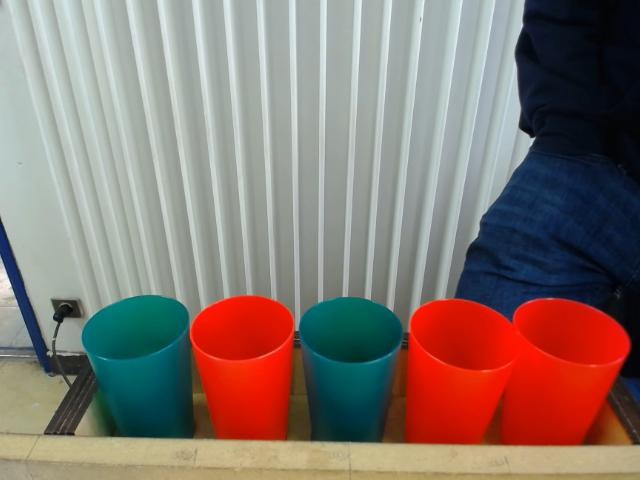
#> input picture test1.jpg, 640 x 480 px, given in place of the camera
$ python main.py
#> lines starting #> are read from the running program, lines starting #| are printed output that depends on the picture; after the words box and inside, x2 and y2 are one past the last pixel; in counts of white or black regions, pixels touching at a corner belong together
#> further down, color is the input picture: shape (480, 640, 3); mean B, G, R 113, 119.5, 134.7
### fonctions.py
import imageio
import time
import cv2
import numpy as np
import copy
from matplotlib import pyplot as plt


def get_sequence(image, side):
    # Renvoie la bande de l'image originelle ou il y a les verres rouges et le masque de verres rouges dans cette bande
    img2, r = get_red_mask(image)

    for q in [0.05, 0.1, 0.2]:
        # Renvoie le mask des verres vert
        opening = get_green_mask(img2)

        # Dilatation du green mask
        kernel = cv2.getStructuringElement(cv2.MORPH_RECT, (1, 500))
        dilatation = cv2.dilate(opening, kernel, iterations=1)

        v = get_final_mask(r, dilatation)
        plt.imshow(v)

        ligne = v[len(v) // 2]

        pattern = get_pattern_1(v, side)

        if pattern_is_valid(pattern, side):
            return pattern

        if not pattern_is_valid(pattern, side):

            pattern = get_pattern_2(v, side)

            if pattern_is_valid(pattern, side):
                return pattern

            if not pattern_is_valid(pattern, side):
                kernel = np.ones((20, 20), np.uint8)
                r = cv2.morphologyEx(r, cv2.MORPH_OPEN, kernel)
                v = get_final_mask(r, opening)

                pattern = get_pattern_2(v, side)
                if pattern_is_valid(pattern, side):
                    return (pattern)

            if not pattern_is_valid(pattern, side):
                ma = 0
                mi = len(ligne)
                for k in range(len(ligne)):
                    if not (ligne[k][0] == 0 and ligne[k][1] == 0 and ligne[k][2] == 0):
                        if (ma < k):
                            ma = k
                        if (mi > k):
                            mi = k
                interval = (ma - mi) // 10
                for j in range(len(v) // 10, len(v), interval):
                    pattern = []
                    ligne = v[j]

                    for k in range(5):

                        if (v[j][mi + interval * (2 * k + 1)][0] == 255):
                            pattern += ['R']
                        if (v[j][mi + interval * (2 * k + 1)][1] == 255):
                            pattern += ['V']

                    if pattern_is_valid(pattern, side):
                        return pattern

    if pattern_is_valid(pattern, side):
        return pattern
    else:
        return 'Echec'


def pattern_is_valid(pattern, side):
    valid_pattern = []
    if (side == 'Y'):
        valid_pattern = [['V', 'R', 'R', 'V', 'R'], ['V', 'R', 'V', 'R', 'R'], ['V', 'V', 'R', 'R', 'R']]
    elif (side == 'B'):
        valid_pattern = [['V', 'R', 'V', 'V', 'R'], ['V', 'V', 'R', 'V', 'R'], ['V', 'V', 'V', 'R', 'R']]
    else:
        print('Side non valide. Codes valides : Y, B')
    if (pattern in valid_pattern):
        return (True)
    else:
        return (False)


def get_red_mask(image):
    max_l = 480
    min_l = 0
    img = copy.deepcopy(image)
    for k in range(image.shape[0]):
        for j in range(image.shape[1]):
            if (image[k][j][0] > image[k][j][1] * 2 and image[k][j][0] > image[k][j][2] * 2):
                img[k][j] = 255
                if (k < max_l):
                    max_l = k
                if (k > min_l):
                    min_l = k
            else:
                img[k][j] = 0
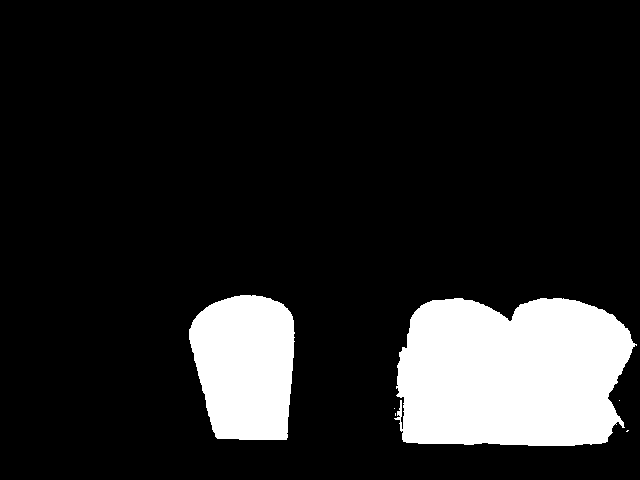
#> img: shape (480, 640, 3); 14.1% white; 6 white regions (4 under 20 px), largest, box (x1, y1, x2, y2) and area: (394, 298, 637, 446) 30466, (189, 295, 295, 440) 12721
#> after the loop, max_l = 295; min_l = 445
    i = copy.deepcopy(image)[max_l:min_l]
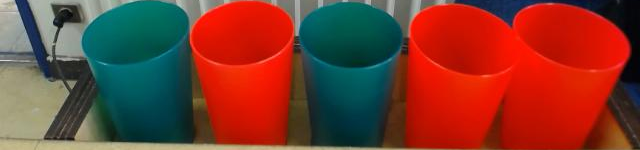
#> i: shape (150, 640, 3); mean R, G, B 124.1, 59.8, 47
    r = img[max_l:min_l]
#> r: shape (150, 640, 3); 44.9% white; 6 white regions (4 under 20 px), largest, box (x1, y1, x2, y2) and area: (394, 3, 637, 150) 30419, (189, 0, 295, 145) 12721
    kernel = np.ones((20, 20), np.uint8)
    r = cv2.morphologyEx(r, cv2.MORPH_OPEN, kernel)
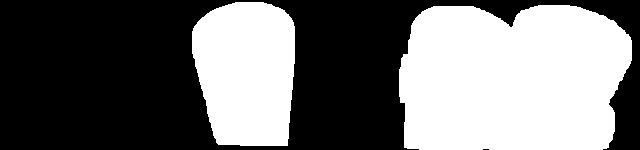
#> r: shape (150, 640, 3); 44.5% white; 2 white regions, box (x1, y1, x2, y2) and area: (399, 5, 632, 150) 30015, (192, 2, 295, 146) 12671
#> the loop in get_sequence, `for q in [0.05, 0.1, 0.2]:` made 1 pass
#> pass 1, in get_green_mask, `opening = cv2.morphologyEx(img2, cv2.MORPH_OPEN, kernel)`:
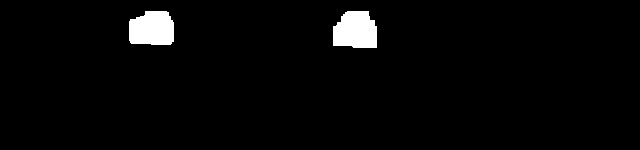
#> opening: shape (150, 640, 3); 2.9% white; 2 white regions, box (x1, y1, x2, y2) and area: (333, 11, 377, 48) 1388, (129, 11, 174, 45) 1350
#> pass 1, in get_sequence, `dilatation = cv2.dilate(opening, kernel, iterations=1)`:
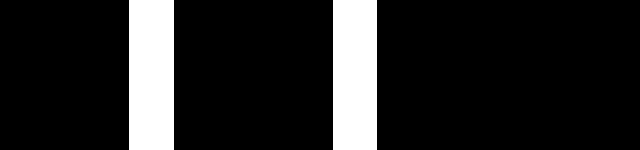
#> dilatation: shape (150, 640, 3); 13.9% white; 2 white regions, box (x1, y1, x2, y2) and area: (129, 0, 174, 150) 6750, (333, 0, 377, 150) 6600
#> pass 1, in get_sequence, `v = get_final_mask(r, dilatation)`:
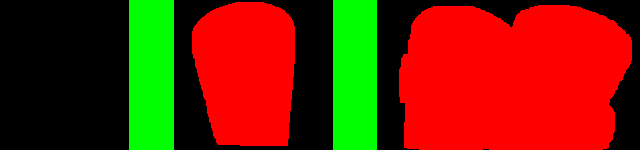
#> v: shape (150, 640, 3); mean R, G, B 113.4, 35.5, 0
#> after the loop in get_sequence, `for q in [0.05, 0.1, 0.2]:`:
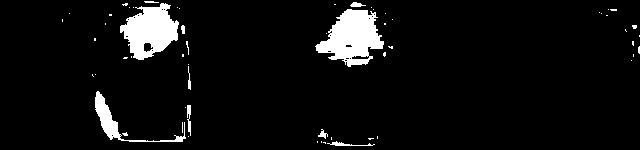
#> img2: shape (150, 640, 3); 6% white; 58 white regions (48 under 20 px), largest, box (x1, y1, x2, y2) and area: (315, 9, 384, 67) 2338, (120, 3, 179, 60) 2060, (95, 91, 186, 142) 740
    return (i, r)


def get_green_mask(img2, q=1.1):
    for k in range(img2.shape[0]):
        for j in range(img2.shape[1]):
            if (img2[k][j][1] > img2[k][j][0] * q * 1.5 and img2[k][j][1] > img2[k][j][2] * q):
                img2[k][j] = 255
            else:
                img2[k][j] = 0
    kernel = np.ones((20, 20), np.uint8)
    opening = cv2.morphologyEx(img2, cv2.MORPH_OPEN, kernel)
    return (opening)


def get_final_mask(r, dilatation):
    v = copy.deepcopy(dilatation)
    for k in range(len(r)):
        for i in range(len(r[0])):
            if (dilatation[k][i][0] == 255):
                v[k][i] = [0, 255, 0]
            elif (r[k][i][0] == 255):
                v[k][i] = [255, 0, 0]
            else:
                v[k][i] = [0, 0, 0]
    return (v)


def get_pattern_1(v, side):
    c = 0
    for k in range(0, len(v), len(v) // 20):
        pattern = []
        ligne = v[k]
        for e in ligne:
            if (e[0] == 255):
                if (c != 0):
                    pattern += ['R']
                c = 0
            elif e[1] == 255:
                if (c != 1):
                    pattern += ['V']
                c = 1
            else:
                c = 2

        if pattern_is_valid(pattern, side):
            return pattern
    return pattern


# [25 lines left out: function get_pattern_2, not called in this run]

### main.py
import imageio
import time
import cv2
import numpy as np
import copy
from matplotlib import pyplot as plt
from fonctions import *

cap = cv2.VideoCapture(1)

# Check whether user selected camera is opened successfully.

if not (cap.isOpened()):

    print('Could not open video device')


else:

    while True:
        ret, color = cap.read()
        color_image_rgb = np.array(cv2.cvtColor(color, cv2.COLOR_BGR2RGB))
        print(get_sequence(color_image_rgb, 'Y'))
#| ['V', 'R', 'V', 'R', 'R']

    cap.release()

    cv2.destroyAllWindows()
